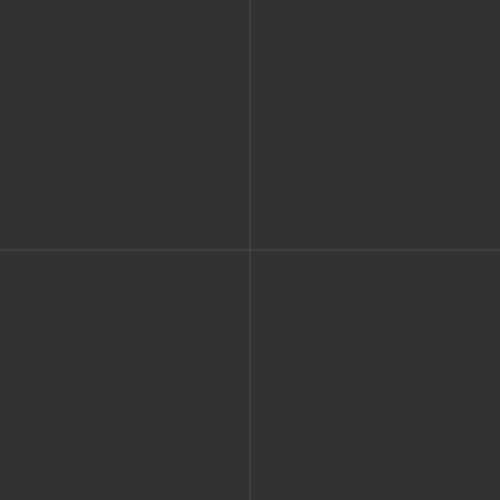
Frame 1 (no input)
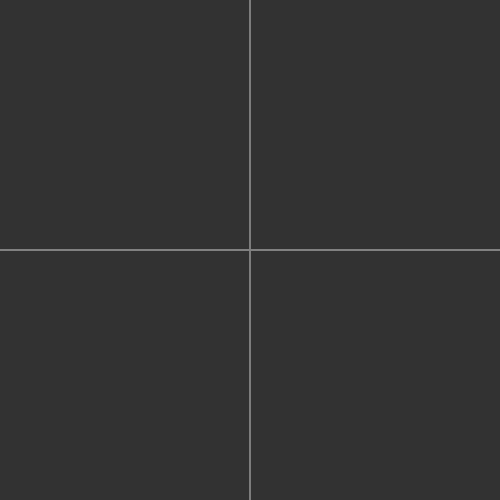
Frame 60 (no input)
Frame 120 (the mouse pressed at the canvas centre since frame 60): identical to frame 60, image omitted

The p5.js sketch that drew these frames (run headless with seeded random() and noise() and a simulated clock; from frame 60 on, the mouse is pressed at the canvas centre):

// p5.js sketch
// ── sketch.js
var current = ['F']
var next = [] 
var count = 0
var posY = 20
var s = []

function setup() {
    
	createCanvas(500, 500);
	angleMode(DEGREES)

	background(50);
	stroke(255, 100);
	strokeWeight(0.5)
	noFill();

}


function draw() {

	stroke("grey")
	strokeWeight(0.3)
	line(0, height/2, width, height/2)
	line(width/2, 0, width/2, height)

	var step_size = 1
	var tx = width/2
	var ty = height/2

	var ta = 90 

	if (count > 0) {
		console.log(current)
		stroke("pink")
		strokeWeight(1)
		for (var c of current) {
			if (c == 'F') {
				var new_x = tx + (step_size * cos(ta))
				var new_y = ty - (step_size * sin(ta))
				line(tx, ty, new_x, new_y)
				tx = new_x
				ty = new_y

			} else if (c == 'L') {
				ta += 90

			} else if (c == 'R') {
				ta -= 90
			} else if (c == '[') {
				s.push(tx)
				s.push(ty)
				s.push(ta)
			} else if (c == ']') {
				ta = s.pop()
				ty = s.pop()
				tx = s.pop()
			} else {

			}


		}
	}


}

function mouseClicked() {

	next = []
	for (var c of current) {
		if (c == 'F') {
			next.push('R', 'F', 'L', 'F')
		} else {
			next.push(c)
		}
	}

	current = next
	count++

	// console.log(Array.isArray(current))
}
